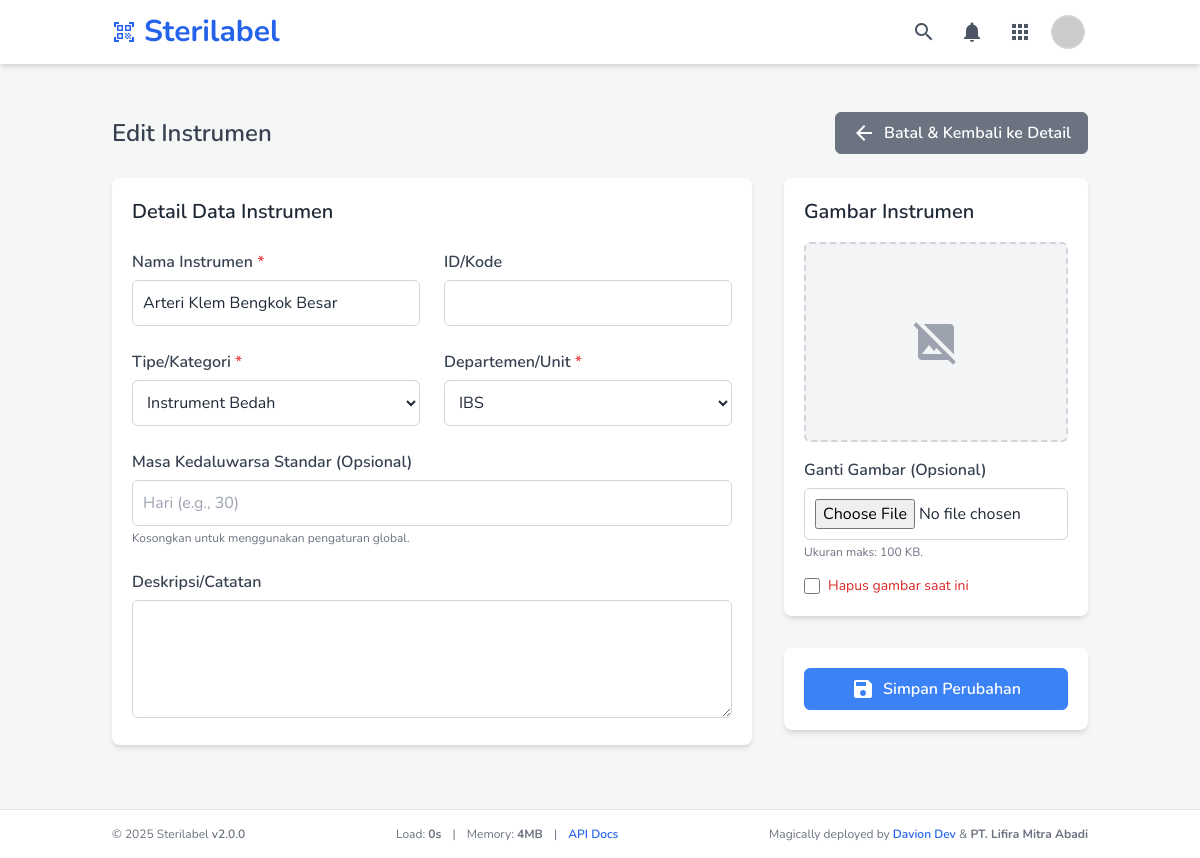
/instrument_edit.php?instrument_id=5 (signed in), run on the app's committed database.
### tables this page shows
CREATE TABLE `instruments` (
  `instrument_id` int(11) NOT NULL,
  `instrument_name` varchar(255) NOT NULL,
  `instrument_code` varchar(100) DEFAULT NULL,
  `instrument_type_id` int(11) DEFAULT NULL,
  `department_id` int(11) NOT NULL,
  `notes` text DEFAULT NULL,
  `image_filename` varchar(255) DEFAULT NULL,
  `status` varchar(50) NOT NULL DEFAULT 'tersedia',
  `expiry_in_days` int(5) DEFAULT NULL COMMENT 'Masa kedaluwarsa standar untuk instrumen ini dalam hari. NULL berarti menggunakan pengaturan global.',
  `created_by_user_id` int(11) DEFAULT NULL,
  `created_at` timestamp NULL DEFAULT current_timestamp(),
  `updated_at` timestamp NULL DEFAULT current_timestamp() ON UPDATE current_timestamp()
);

### instrument_edit.php (the view, shortened to what this page needs)
<?php
require_once 'header.php';
$instrumentId = filter_input(INPUT_GET, 'instrument_id', FILTER_VALIDATE_INT);
$instrumentData = null;
$masterTypes = [];
$masterDepartments = [];
$pageErrorMessage = '';
$conn = connectToDatabase();
if ($conn) {
    $sqlInstrument = "SELECT instrument_name, instrument_code, notes, instrument_type_id, department_id, image_filename, expiry_in_days FROM instruments WHERE instrument_id = ?";
    if ($stmt = $conn->prepare($sqlInstrument)) {
        $stmt->bind_param("i", $instrumentId);
        $stmt->execute();
        $result = $stmt->get_result();
        if ($result && $result->num_rows === 1) {
            $instrumentData = $result->fetch_assoc();
        } else {
            $pageErrorMessage .= " Instrumen tidak ditemukan (ID: ".htmlspecialchars((string)$instrumentId).").";
        }
    } else {
        $pageErrorMessage .= " Gagal mempersiapkan statement data instrumen. ";
    }
    if ($instrumentData) {
        $currentTypeId = $instrumentData['instrument_type_id'];
        $currentDeptId = $instrumentData['department_id'];
        $sqlTypes = "(SELECT type_id, type_name FROM instrument_types WHERE is_active = 1)
                     UNION
                     (SELECT type_id, type_name FROM instrument_types WHERE type_id = ?)
                     ORDER BY type_name ASC";
        if ($stmtTypes = $conn->prepare($sqlTypes)) {
            $stmtTypes->bind_param("i", $currentTypeId);
            $stmtTypes->execute();
            if($resultTypes = $stmtTypes->get_result()) {
                while ($row = $resultTypes->fetch_assoc()) $masterTypes[] = $row;
            }
        }
        $sqlDepts = "(SELECT department_id, department_name FROM departments WHERE is_active = 1)
                     UNION
                     (SELECT department_id, department_name FROM departments WHERE department_id = ?)
                     ORDER BY department_name ASC";
        if ($stmtDepts = $conn->prepare($sqlDepts)) {
            $stmtDepts->bind_param("i", $currentDeptId);
            $stmtDepts->execute();
            if ($resultDepts = $stmtDepts->get_result()) {
                while ($row = $resultDepts->fetch_assoc()) $masterDepartments[] = $row;
            }
        }
    }
} else {
    $pageErrorMessage = "Koneksi database gagal.";
}
$formData = $_SESSION['form_data_instrument_edit'] ?? $instrumentData ?? [];
?>
<main class="container mx-auto px-4 sm:px-6 py-8">
    <div class="flex justify-between items-center mb-6">
        <h2 class="text-2xl font-semibold text-gray-700">
            Edit Instrumen
        </h2>
        <a href="instrument_detail.php?instrument_id=<?php echo $instrumentId; ?>" class="btn btn-secondary"><span class="material-icons mr-2">arrow_back</span>Batal & Kembali ke Detail</a>
    </div>
    <?php if ($instrumentData): ?>
    <form id="editInstrumentForm" action="php_scripts/instrument_update.php" method="POST" enctype="multipart/form-data">
        <div class="grid grid-cols-1 lg:grid-cols-3 gap-8">
            <div class="lg:col-span-2 card">
                <h3 class="text-xl font-semibold text-gray-800 mb-6">Detail Data Instrumen</h3>
                <div class="space-y-6">
                    <div class="grid grid-cols-1 md:grid-cols-2 gap-6">
                        <div>
                            <label for="instrumentName" class="form-label">Nama Instrumen <span class="text-red-500">*</span></label>
                            <input type="text" id="instrumentName" name="instrument_name" class="form-input" required value="<?php echo htmlspecialchars($formData['instrument_name'] ?? ''); ?>">
                        </div>
                        <div>
                            <label for="instrumentCode" class="form-label">ID/Kode</label>
                            <input type="text" id="instrumentCode" name="instrument_code" class="form-input" value="<?php echo htmlspecialchars($formData['instrument_code'] ?? ''); ?>">
                        </div>
                    </div>
                    <div class="grid grid-cols-1 md:grid-cols-2 gap-6">
                        <div>
                            <label for="instrument_type_id" class="form-label">Tipe/Kategori <span class="text-red-500">*</span></label>
                            <select id="instrument_type_id" name="instrument_type_id" class="form-select" required>
                                <?php foreach ($masterTypes as $type): ?>
                                    <option value="<?php echo $type['type_id']; ?>" <?php echo (isset($formData['instrument_type_id']) && $formData['instrument_type_id'] == $type['type_id']) ? 'selected' : ''; ?>>
                                        <?php echo htmlspecialchars($type['type_name']); ?>
                                    </option>
                                <?php endforeach; ?>
                            </select>
                        </div>
                        <div>
                            <label for="department_id" class="form-label">Departemen/Unit <span class="text-red-500">*</span></label>
                            <select id="department_id" name="department_id" class="form-select" required>
                                <?php foreach ($masterDepartments as $dept): ?>
                                    <option value="<?php echo $dept['department_id']; ?>" <?php echo (isset($formData['department_id']) && $formData['department_id'] == $dept['department_id']) ? 'selected' : ''; ?>>
                                        <?php echo htmlspecialchars($dept['department_name']); ?>
                                    </option>
                                <?php endforeach; ?>
                            </select>
                        </div>
                    </div>
                    <div>
                        <label for="expiry_in_days" class="form-label">Masa Kedaluwarsa Standar (Opsional)</label>
                        <input type="number" id="expiry_in_days" name="expiry_in_days" class="form-input" placeholder="Hari (e.g., 30)" min="1" value="<?php echo htmlspecialchars((string)($formData['expiry_in_days'] ?? '')); ?>">
                        <p class="text-xs text-gray-500 mt-1">Kosongkan untuk menggunakan pengaturan global.</p>
                    </div>
                    <div>
                        <label for="notes" class="form-label">Deskripsi/Catatan</label>
                        <textarea id="notes" name="notes" rows="4" class="form-input"><?php echo htmlspecialchars($formData['notes'] ?? ''); ?></textarea>
                    </div>
                </div>
            </div>
            <div class="lg:col-span-1 space-y-8">
                <div class="card">
                    <h3 class="text-xl font-semibold text-gray-800 mb-4">Gambar Instrumen</h3>
                    <div class="image-preview-container">
                        <?php if (!empty($instrumentData['image_filename']) && file_exists('uploads/instruments/' . $instrumentData['image_filename'])): ?>
                            <img src="uploads/instruments/<?php echo htmlspecialchars($instrumentData['image_filename']); ?>?t=<?php echo time(); ?>" alt="Gambar Saat Ini">
                        <?php else: ?>
                            <span class="material-icons text-gray-400" style="font-size: 48px;">image_not_supported</span>
                        <?php endif; ?>
                    </div>
                    <div class="mt-4">
                        <label for="instrument_image" class="form-label">Ganti Gambar (Opsional)</label>
                        <input type="file" id="instrument_image" name="instrument_image" class="form-input" accept="image/*">
                        <p class="text-xs text-gray-500 mt-1">Ukuran maks: 100 KB.</p>
                    </div>
                    <?php if (!empty($instrumentData['image_filename'])): ?>
                    <div class="mt-4 flex items-center">
                        <input type="checkbox" id="delete_image" name="delete_image" value="1" class="h-4 w-4 text-red-600 border-gray-300 rounded focus:ring-red-500">
                        <label for="delete_image" class="ml-2 text-sm text-red-600">Hapus gambar saat ini</label>
                    </div>
                    <?php endif; ?>
                </div>
                 <div class="card">
                    <button type="submit" class="btn btn-primary w-full btn-lg py-3"><span class="material-icons mr-2">save</span>Simpan Perubahan</button>
                </div>
            </div>
        </div>
    </form>
    <?php endif; ?>
</main>
<?php require_once 'footer.php'; ?>

### assets/css/style.css (style rules this page uses)
body { font-family: 'Nunito', sans-serif; background-color: #f4f7f6; }
.material-icons { vertical-align: middle; }
.card { background-color: white; border-radius: 8px; box-shadow: 0 4px 6px -1px rgba(0,0,0,0.1), 0 2px 4px -1px rgba(0,0,0,0.06); padding: 20px; transition: all 0.3s ease-in-out; }
.form-input, .form-select { width: 100%; padding: 10px; border: 1px solid #d1d5db; border-radius: 6px; transition: border-color 0.2s ease, box-shadow 0.2s ease; background-color: white; }
.form-label { display: block; margin-bottom: 6px; font-weight: 600; color: #374151; }
.btn { padding: 8px 16px; border-radius: 6px; font-weight: 600; transition: all 0.2s ease; display: inline-flex; align-items: center; justify-content: center; cursor: pointer; text-decoration: none; border: 1px solid transparent; }
.btn-primary { background-color: #3b82f6; color: white; border-color: #3b82f6; }
.btn-secondary { background-color: #6b7280; color: white; border-color: #6b7280; }

### instrument_edit.php (style rules this page uses)
.image-preview-container { width: 100%; height: 200px; background-color: #f3f4f6; border-radius: 0.375rem; display: flex; align-items: center; justify-content: center; border: 2px dashed #d1d5db; overflow: hidden; }

### data on the page
instruments: instrument_name "Arteri Klem Bengkok Besar", instrument_type_id "Instrument Bedah", department_id "IBS"

### other printed values
$appInstanceName "Sterilabel"
$appInstanceNameForFooter "Sterilabel"
APP_VERSION "2.0.0"
$memory_usage "4"
